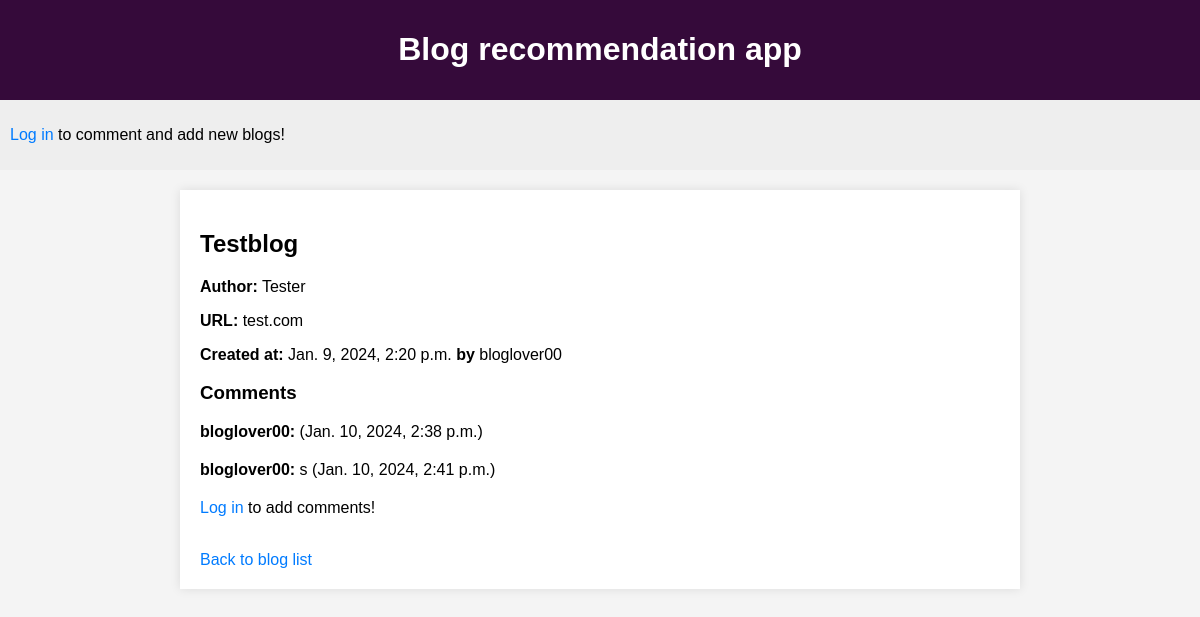
The app's page /12/ with its own data.
### blogs/models.py (models this page shows, shortened)
class Blog(models.Model):
    name = models.CharField(max_length=200)
    author = models.CharField(max_length=200)
    year = models.DateTimeField('date published', default=timezone.now)
    url = models.CharField(max_length=200)
    user = models.ForeignKey(User, on_delete=models.CASCADE)

class Comment(models.Model):
    blog = models.ForeignKey('Blog', on_delete=models.CASCADE)
    user = models.ForeignKey(User, on_delete=models.CASCADE)
    content = models.TextField()
    created_at = models.DateTimeField(auto_now_add=True)

### blogs/views.py (the view, shortened to what this page needs)
# urls.py: path('<int:blog_id>/', detail, name='detail'),
def detail(request, blog_id):
    blog = get_object_or_404(Blog, pk=blog_id)
    comments = Comment.objects.filter(blog=blog)
    comment_form = CommentForm()
    return render(request, 'blogs/detail.html', {'blog': blog, 'comments': comments, 'comment_form': comment_form})

### blogs/templates/blogs/detail.html (shortened to what this page needs)
{% extends 'blogs/base.html' %}
{% block content %}
    <h2>{{ blog.name }}</h2>
    <p><strong>Author:</strong> {{ blog.author }}</p>
    <p><strong>URL:</strong> {{ blog.url }}</p>
    <p><strong>Created at:</strong> {{ blog.year }} <strong>by</strong> {{ blog.user.username }}</p>
    {% if comments %}
        <h3>Comments</h3>
        <ul>
            {% for comment in comments %}
                <li>
                    <strong>{{ comment.user.username }}:</strong> {{ comment.content|safe }} ({{ comment.created_at }})
                </li>
            {% endfor %}
        </ul>
    {% else %}
        <p>No comments yet.</p>
    {% endif %}
    {% if user.is_authenticated %}
        <h3>Add a Comment</h3>
        <form method="post" action="{% url 'detail' blog_id=blog.id %}">
            {% csrf_token %}
            {{ comment_form.as_p }}
            <button type="submit">Add Comment</button>
        </form>
    {% else %}
        <p><a href="{% url 'login' %}">Log in</a> to add comments!</p>
    {% endif %}
    <br>
    <a href="{% url 'index' %}">Back to blog list</a>
{% endblock %}

### blogs/static/css/styles.css (style rules this page uses)
body { font-family: 'Arial', sans-serif; margin: 0; padding: 0; background-color: #f4f4f4; }
ul { list-style-type: none; padding: 0; }
li { margin-bottom: 20px; }
a { color: #007BFF; text-decoration: none; }

### records on screen
Blog: name "Testblog", author "Tester", url "test.com", year "Jan. 9, 2024, 2:20 p.m.", user.username "bloglover00"
Comment: user.username "bloglover00", created_at "Jan. 10, 2024, 2:38 p.m."
Comment: user.username "bloglover00", content "s", created_at "Jan. 10, 2024, 2:41 p.m."
